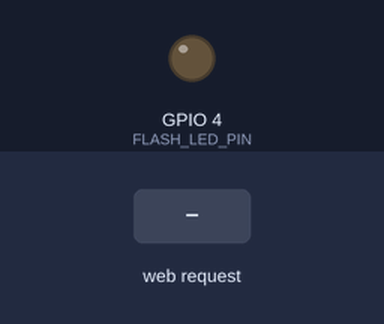
A sketch run on a simulated ESP32. On the bench: output pins drawn as LEDs (lit = HIGH). The inputs (shaded band) are chosen by the test bench. The camera gives no picture; what the sketch prints to the serial monitor is not drawn.

Above: at 1.6 s.
1.7 s: HTTP request GET /capture received
At 1.77 s:
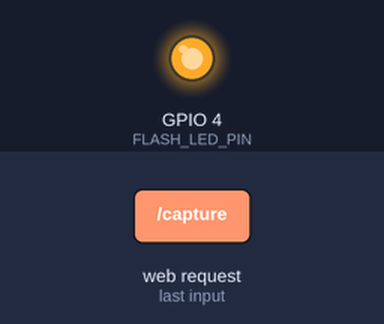
Timing chart, 0 to 4.7 s (numbered marks = the images above; inputs shaded):
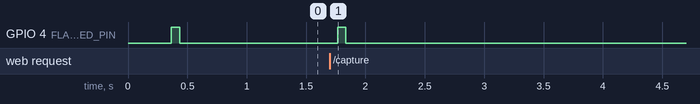

The sketch:

speed_camera_cam.ino
```cpp
#include "esp_camera.h"
#include <WiFi.h>
#include <WebServer.h>

#define PWDN_GPIO_NUM 32
#define RESET_GPIO_NUM -1
#define XCLK_GPIO_NUM 0
#define SIOD_GPIO_NUM 26
#define SIOC_GPIO_NUM 27

#define Y9_GPIO_NUM 35
#define Y8_GPIO_NUM 34
#define Y7_GPIO_NUM 39
#define Y6_GPIO_NUM 36
#define Y5_GPIO_NUM 21
#define Y4_GPIO_NUM 19
#define Y3_GPIO_NUM 18
#define Y2_GPIO_NUM 5
#define VSYNC_GPIO_NUM 25
#define HREF_GPIO_NUM 23
#define PCLK_GPIO_NUM 22

#define FLASH_LED_PIN 4

const char* AP_SSID = "ESP32CAM_CAPTURE";
const char* AP_PASS = "12345678";

camera_fb_t* lastFrame = nullptr;

WebServer server(80);

unsigned long lastCaptureMs = 0;

bool initCamera() {
  camera_config_t config;
  config.ledc_channel = LEDC_CHANNEL_0;
  config.ledc_timer = LEDC_TIMER_0;
  config.pin_d0 = Y2_GPIO_NUM;
  config.pin_d1 = Y3_GPIO_NUM;
  config.pin_d2 = Y4_GPIO_NUM;
  config.pin_d3 = Y5_GPIO_NUM;
  config.pin_d4 = Y6_GPIO_NUM;
  config.pin_d5 = Y7_GPIO_NUM;
  config.pin_d6 = Y8_GPIO_NUM;
  config.pin_d7 = Y9_GPIO_NUM;
  config.pin_xclk = XCLK_GPIO_NUM;
  config.pin_pclk = PCLK_GPIO_NUM;
  config.pin_vsync = VSYNC_GPIO_NUM;
  config.pin_href = HREF_GPIO_NUM;
  config.pin_sccb_sda = SIOD_GPIO_NUM;
  config.pin_sccb_scl = SIOC_GPIO_NUM;
  config.pin_pwdn = PWDN_GPIO_NUM;
  config.pin_reset = RESET_GPIO_NUM;
  config.xclk_freq_hz = 20000000;
  config.pixel_format = PIXFORMAT_JPEG;

  config.frame_size = FRAMESIZE_QVGA;
  config.jpeg_quality = 15;
  config.fb_location = CAMERA_FB_IN_PSRAM;

  if (psramFound()) {
    config.fb_count = 2;
    config.grab_mode = CAMERA_GRAB_LATEST;
  } else {
    config.fb_location = CAMERA_FB_IN_DRAM;
    config.fb_count = 1;
    config.grab_mode = CAMERA_GRAB_WHEN_EMPTY;
  }

  if (esp_camera_init(&config) != ESP_OK) {
    return false;
  }

  sensor_t* s = esp_camera_sensor_get();
  if (s) {
    s->set_hmirror(s, 1);
    s->set_vflip(s, 0);
    s->set_brightness(s, 0);
    s->set_contrast(s, 1);
    s->set_saturation(s, 0);
  }

  return true;
}

void captureAndStorePhoto() {
  camera_fb_t* fb = esp_camera_fb_get();
  if (fb) {
    esp_camera_fb_return(fb);
    fb = nullptr;
  }

  delay(5);

  digitalWrite(FLASH_LED_PIN, HIGH);
  delay(10);

  fb = esp_camera_fb_get();

  digitalWrite(FLASH_LED_PIN, LOW);

  if (!fb) {
    return;
  }

  if (lastFrame != nullptr) {
    esp_camera_fb_return(lastFrame);
    lastFrame = nullptr;
  }

  lastFrame = fb;
}

void captureTriggeredPhoto() {
  captureAndStorePhoto();
}

void handleRoot() {
  String html;
  html += "<!DOCTYPE html><html><head><meta charset='utf-8'>";
  html += "<meta name='viewport' content='width=device-width, initial-scale=1'>";
  html += "<title>ESP32-CAM Capture Test</title></head><body>";
  html += "<h2>ESP32-CAM Capture Test</h2>";
  html += "<button onclick=\"fetch('/capture').then(() => { "
          "document.getElementById('foto').src='/photo?t=' + Date.now(); });\">Maak foto</button>";
  html += "<br><br>";
  html += "<img id='foto' src='/photo?t=" + String(millis()) +
          "' style='max-width:100%;height:auto;border:1px solid #ccc;'>";
  html += "<script>";
  html += "setInterval(function(){";
  html += "document.getElementById('foto').src='/photo?t=' + Date.now();";
  html += "}, 500);";
  html += "</script>";
  html += "</body></html>";
  server.send(200, "text/html", html);
}

void handlePhoto() {
  if (lastFrame == nullptr) {
    server.send(404, "text/plain", "Nog geen foto");
    return;
  }

  WiFiClient client = server.client();
  client.print("HTTP/1.1 200 OK\r\n");
  client.print("Content-Type: image/jpeg\r\n");
  client.print("Content-Length: ");
  client.print(lastFrame->len);
  client.print("\r\n");
  client.print("Cache-Control: no-cache\r\n");
  client.print("Connection: close\r\n");
  client.print("\r\n");

  client.write(lastFrame->buf, lastFrame->len);
}

void handleCapture() {
  captureAndStorePhoto();
  server.send(200, "text/plain", "OK");
}

void setup() {
  Serial.begin(115200);

  pinMode(FLASH_LED_PIN, OUTPUT);
  digitalWrite(FLASH_LED_PIN, LOW);

  if (!initCamera()) {
    while (true) {
      digitalWrite(FLASH_LED_PIN, HIGH);
      delay(100);
      digitalWrite(FLASH_LED_PIN, LOW);
      delay(100);
    }
  }

  WiFi.mode(WIFI_AP);
  bool apStarted = WiFi.softAP(AP_SSID, AP_PASS);

  if (!apStarted) {
    Serial.println("SoftAP starten mislukt.");
  } else {
    Serial.println("SoftAP gestart.");
    Serial.print("SSID: ");
    Serial.println(AP_SSID);
    Serial.print("IP address: ");
    Serial.println(WiFi.softAPIP());
  }

  server.on("/", HTTP_GET, handleRoot);
  server.on("/photo", HTTP_GET, handlePhoto);
  server.on("/capture", HTTP_GET, handleCapture);
  server.begin();

  captureAndStorePhoto();
}

void loop() {
  server.handleClient();
}
```

Measured:
- after the input at 1.7 s, GPIO 4 (FLASH_LED_PIN): LOW → HIGH after 0.07 s, → LOW 0.07 s later
